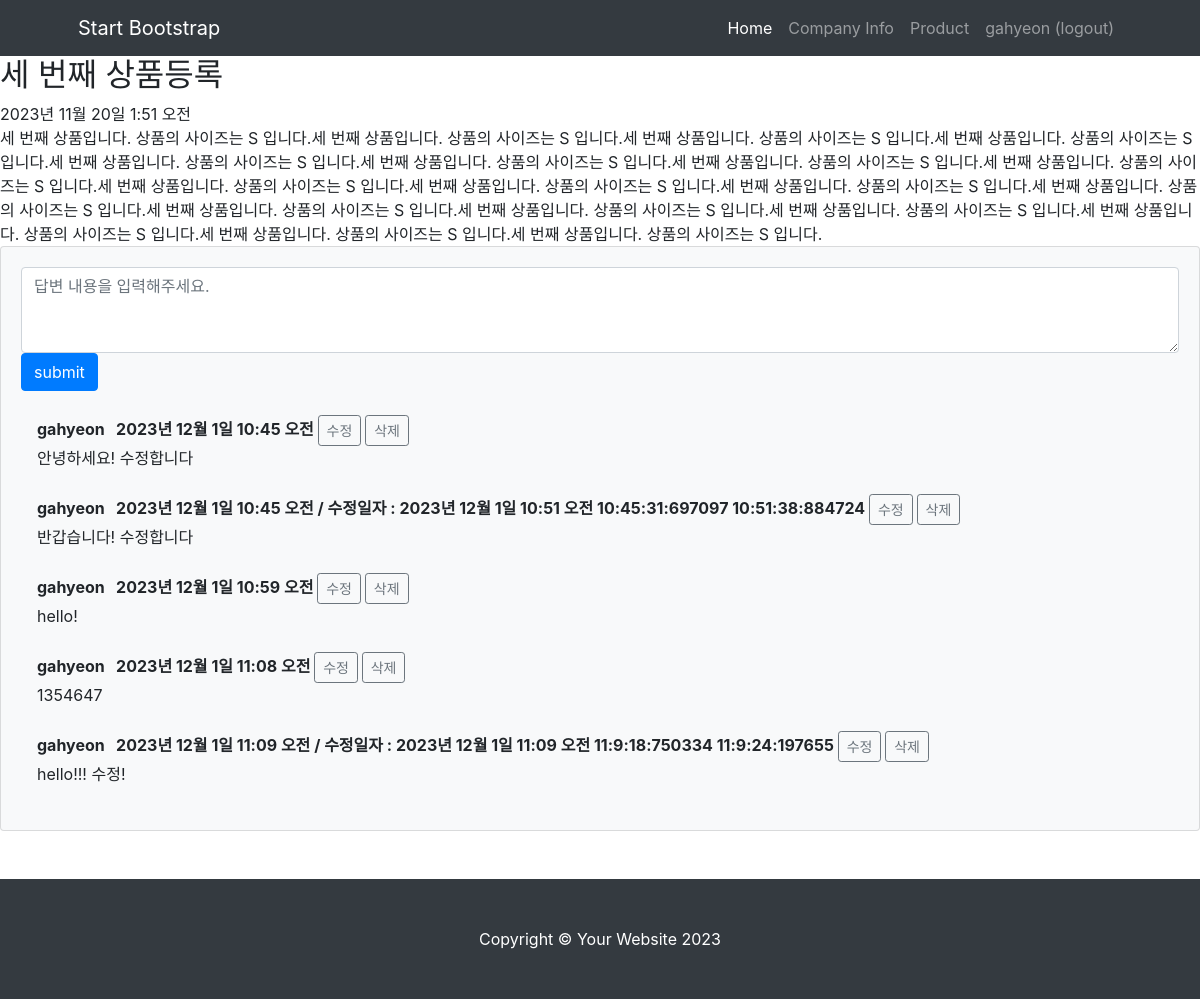
The page /promote/3/ (signed in) on the database its author committed.
### promote/models.py (models this page shows, shortened)
class MainContent(models.Model):
    title = models.CharField(max_length=200)
    content = models.TextField()
    pub_date = models.DateTimeField('date_published')

class Comment(models.Model):
    author = models.ForeignKey(User, on_delete=models.CASCADE)
    content_list = models.ForeignKey(MainContent, on_delete=models.CASCADE)
    content = models.TextField()
    create_date = models.DateTimeField(auto_now_add=True)
    modify_date = models.DateTimeField(auto_now=True)

### promote/views.py (the view)
# urls.py: path('<int:content_id>/', views.detail, name='detail'), # /promote/content_id 로 views.py의 detail() 연결, name을 작성하여 .html url 연동에서 하드코딩 방지
def detail(request, content_id):
    content_list = get_object_or_404(MainContent, pk=content_id)
    context = {'content_list': content_list}
    return render(request, 'promote/content_detail.html', context)

### templates/promote/content_detail.html (shortened to what this page needs)
{% extends 'base.html' %}
{% block content %}
<h2>{{ content_list.title }}</h2>
<div>
    {{content_list.pub_date}}<br>
    {{content_list.content}}
</div>
<section class="mb-5">
    <div class="card bg-light">
        <div class="card-body">
            <form method="post" class="mb-4" action="{% url 'comment_create' content_list.id %}">
                <textarea id="content" name="content" class="form-control" rows="3" placeholder="답변 내용을 입력해주세요."></textarea>
                <button type="submit" class="btn btn-primary">submit</button>
            </form>
            {% for comment in content_list.comment_set.all %}
            <div class="d-flex">
                <div class="ms-3">
                    <div class="fw-bold">
                        {{comment.author.username}} &nbsp {{comment.create_date}}
                        {% if comment.create_date.second != comment.modify_date.second %}
                        / 수정일자 : {{comment.modify_date}}
                        {{comment.create_date.hour}}:{{comment.create_date.minute}}:{{comment.create_date.second}}:{{comment.create_date.microsecond}}
                        {{comment.modify_date.hour}}:{{comment.modify_date.minute}}:{{comment.modify_date.second}}:{{comment.modify_date.microsecond}}
                        {% endif %}
                        {% if request.user == comment.author %}
                            <a href="{% url 'comment_update' comment.id %}" class="btn btn-sm btn-outline-secondary">수정</a>
                            <a href="{% url 'comment_delete' comment.id %}" class="btn btn-sm btn-outline-secondary">삭제</a>
                        {% endif %}
                    </div>
                    {{comment.content}}
                </div>
            </div>
            <br/>
            {% endfor %}
        </div>
    </div>
</section>
{% endblock %}

### templates/navbar.html (shortened to what this page needs)
<nav class="navbar navbar-expand-lg navbar-dark bg-dark">
    <div class="container px-5">
        <a class="navbar-brand" href="#!">Start Bootstrap</a>
        <div class="collapse navbar-collapse" id="navbarSupportedContent">
            <ul class="navbar-nav ms-auto mb-2 mb-lg-0">
                <li class="nav-item"><a class="nav-link active" aria-current="page" href="/">Home</a></li>
                <li class="nav-item"><a class="nav-link" href="/company/">Company Info</a></li>
                <li class="nav-item"><a class="nav-link" href="/promote/">Product</a></li>
                {% if user.is_authenticated %}
                <li class="nav-item"><a class="nav-link" href="{% url 'accounts:logout' %}">{{ user.username }} (logout) </a></li>
                {% else %}
                <li class="nav-item"><a class="nav-link" href="{% url 'accounts:login' %}">login</a></li>
                {% endif %}
            </ul>
        </div>
    </div>
</nav>

### rows shown on the page
MainContent: title "세 번째 상품등록", pub_date "2023년 11월 20일 1:51 오전", content "세 번째 상품입니다. 상품의 사이즈는 S 입니다.세 번째 상품입니다. 상품의 사이즈는 S 입니다.세 번째 상품입니다. 상품의 사이즈는 S 입니다.세 번째 상품입니다. 상품의 사이즈는 S 입니다.세 번째 상품입니다. 상품의 사이즈는 S 입니다.세 번째 상품입니다. 상품의 사이즈는 S 입니다.세 번째 상품입니다. 상품의 사이즈는 S 입니다.세 번째 상품입니다. 상품의 사이즈는 S 입니다.세 번째 상품입니다. 상품의 사이즈는 S 입니다.세 번째 상품입니다. 상품의 사이즈는 S 입니다.세 번째 상품입니다. 상품의 사이즈는 S 입니다.세 번째 상품입니다. 상품의 사이즈는 S 입니다.세 번째 상품입니다. 상품의 사이즈는 S 입니다.세 번째 상품입니다. 상품의 사이즈는 S 입니다.세 번째 상품입니다. 상품의 사이즈는 S 입니다.세 번째 상품입니다. 상품의 사이즈는 S 입니다.세 번째 상품입니다. 상품의 사이즈는 S 입니다.세 번째 상품입니다. 상품의 사이즈는 S 입니다."
Comment: author.username "gahyeon", create_date "2023년 12월 1일 10:45 오전", shows "수정", content "안녕하세요! 수정합니다"
Comment: author.username "gahyeon", create_date "2023년 12월 1일 10:45 오전", modify_date "2023년 12월 1일 10:51 오전", create_date.hour "10", create_date.minute "45", create_date.second "31", create_date.microsecond "697097", modify_date.hour "10", modify_date.minute "51", modify_date.second "38", modify_date.microsecond "884724", shows "수정", content "반갑습니다! 수정합니다"
Comment: author.username "gahyeon", create_date "2023년 12월 1일 10:59 오전", shows "수정", content "hello!"
Comment: author.username "gahyeon", create_date "2023년 12월 1일 11:08 오전", shows "수정", content "1354647"
Comment: author.username "gahyeon", create_date "2023년 12월 1일 11:09 오전", modify_date "2023년 12월 1일 11:09 오전", create_date.hour "11", create_date.minute "9", create_date.second "18", create_date.microsecond "750334", modify_date.hour "11", modify_date.minute "9", modify_date.second "24", modify_date.microsecond "197655", shows "수정", content "hello!!! 수정!"

### other values the page prints
{{ user.username }} "gahyeon"
